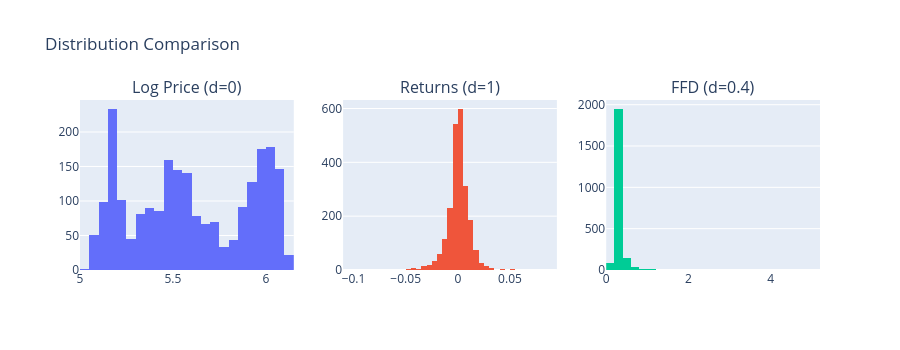

Notebook source saved alongside this figure:
### Markdown cell above
## 10. Distribution Comparison

### Code cell
# Compare distributions of different transformations
d_compare = ASSET_CLASS_D["equities"]
ffd_compare = ffdiff(spy["close"].log(), d=d_compare)

fig = make_subplots(
    rows=1,
    cols=3,
    subplot_titles=["Log Price (d=0)", "Returns (d=1)", f"FFD (d={d_compare})"],
)

log_vals = spy["close"].log().drop_nulls().to_numpy()
ret_vals = spy["close"].pct_change().drop_nulls().to_numpy()
ffd_vals = ffd_compare.drop_nulls().to_numpy()

fig.add_trace(go.Histogram(x=log_vals, nbinsx=50, name="Log Price"), row=1, col=1)
fig.add_trace(go.Histogram(x=ret_vals, nbinsx=50, name="Returns"), row=1, col=2)
fig.add_trace(go.Histogram(x=ffd_vals, nbinsx=50, name="FFD"), row=1, col=3)

fig.update_layout(height=350, title="Distribution Comparison", showlegend=False)
fig.show()

### Figure 1 — Plotly figure (JSON) as saved in the notebook; plotly's stock layout.template omitted (floating-point values rounded to 4 significant figures; data arrays with more than 128 entries replaced by an {"elided": "..."} marker saying what was removed)
{"data": [{"name": "Log Price", "nbinsx": 50, "type": "histogram", "x": {"elided": "2264 float values"}, "xaxis": "x", "yaxis": "y"}, {"name": "Returns", "nbinsx": 50, "type": "histogram", "x": {"elided": "2263 float values"}, "xaxis": "x2", "yaxis": "y2"}, {"name": "FFD", "nbinsx": 50, "type": "histogram", "x": {"elided": "2264 float values"}, "xaxis": "x3", "yaxis": "y3"}], "layout": {"annotations": [{"font": {"size": 16}, "showarrow": false, "text": "Log Price (d=0)", "x": 0.1444, "xanchor": "center", "xref": "paper", "y": 1.0, "yanchor": "bottom", "yref": "paper"}, {"font": {"size": 16}, "showarrow": false, "text": "Returns (d=1)", "x": 0.5, "xanchor": "center", "xref": "paper", "y": 1.0, "yanchor": "bottom", "yref": "paper"}, {"font": {"size": 16}, "showarrow": false, "text": "FFD (d=0.4)", "x": 0.8556, "xanchor": "center", "xref": "paper", "y": 1.0, "yanchor": "bottom", "yref": "paper"}], "height": 350, "showlegend": false, "title": {"text": "Distribution Comparison"}, "xaxis": {"anchor": "y", "domain": [0.0, 0.2889]}, "xaxis2": {"anchor": "y2", "domain": [0.3556, 0.6444]}, "xaxis3": {"anchor": "y3", "domain": [0.7111, 1.0]}, "yaxis": {"anchor": "x", "domain": [0.0, 1.0]}, "yaxis2": {"anchor": "x2", "domain": [0.0, 1.0]}, "yaxis3": {"anchor": "x3", "domain": [0.0, 1.0]}}}
